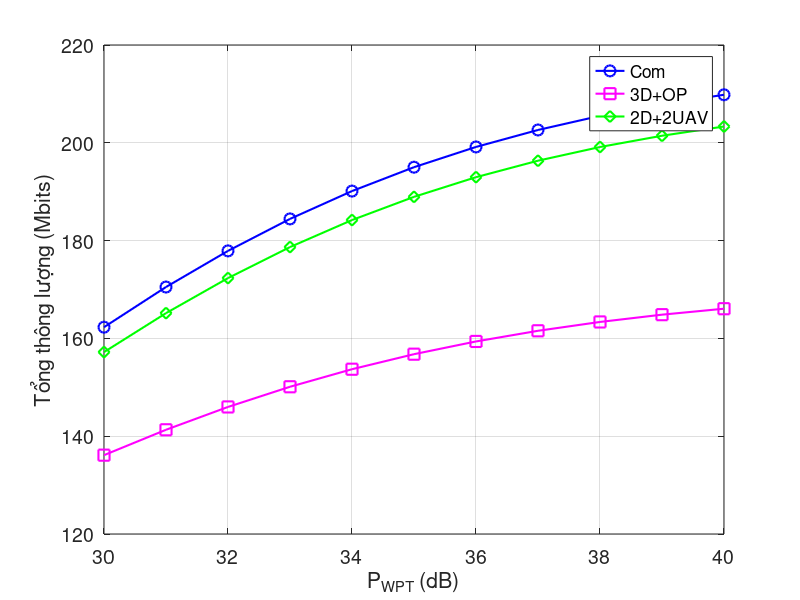

Recreate this plot in MATLAB.
% x = [40 41 42 43 44 45 46 47 48 49 50];
% x = [40 41 42 43 44 45];
% x = [40 50 60 70 80 90 100];
% x = [40 42 44 46 48 50 52 54 56 58 60];
x = [30 31 32 33 34 35 36 37 38 39 40];
% y1 = [202.674876 204.256078 205.536832 206.570304 207.401664 208.068766 208.60298 209.030076 209.371096 209.643098 209.859874];
% y2 = [166.069568 167.059012 167.859956 168.505927 169.025350 169.442004 169.775566 170.042188 170.255033 170.424776 170.560037];
% y3 = [196.212658 197.751258 198.997402 200.003052 200.812234 201.461756 201.982078 202.398218 202.73059 202.995768 203.207148];
% y1 = [202.674876 204.256078 205.536832 206.570304 207.401664 208.068766];
% y2 = [166.069568 167.059012 167.859956 168.505927 169.025350 169.442004];
% y3 = [196.212658 196.212658 196.212658 196.212658 196.212658 196.212658];
% y1 = [202.674876 209.859874 210.6183 210.694568 210.7022 210.702962 210.703038];
% y2 = [166.069568 170.560037 171.033167 171.080736 171.085496 171.085972 171.086019];
% y3 = [196.212658 203.207148 203.947086 204.02153 204.028978 204.029724 204.029798];
% y1 = [202.674876 205.536832 207.401664 208.60298 209.371096 209.859874 210.16993 210.36623 210.490352 210.568776 210.6183];
% y2 = [166.069568 167.859956 169.025350 169.775566 170.255033 170.560037 170.753481 170.875937 170.953361 171.002277 171.033167];
% y3 = [196.212658 198.997402 200.812234 201.982078 202.73059 203.207148 203.509576 203.701094 203.822216 203.898752 203.947086];
y1 = [162.29421 170.505932 177.89748 184.435364 190.127048 195.011986 199.152184 202.62295 205.505268 207.879788 209.822908];
y2 = [136.123553 141.313718 145.982936 150.109153 153.697214 156.772877 159.376344 161.556226 163.364507 164.852760 166.069568];
y3 = [157.19808 165.16124 172.331702 178.67647 184.202744 188.947146 192.968004 196.339404 199.13878 201.444788 203.333362];
figure(1)
hold on
plot(x, y1,'bo-','MarkerSize',8,'LineWidth',1.5);
hold on
plot(x, y2,'ms-','MarkerSize',8,'LineWidth',1.5);
hold on
plot(x, y3,'gd-','MarkerSize',8,'LineWidth',1.5);

xlabel('P_{WPT} (dB)');
% ylabel('Total Throughput (Mbits)');
ylabel('Tổng thông lượng (Mbits)');
legend('Com','3D+OP','2D+2UAV')
grid on
box on
set(gca,'FontSize',14)